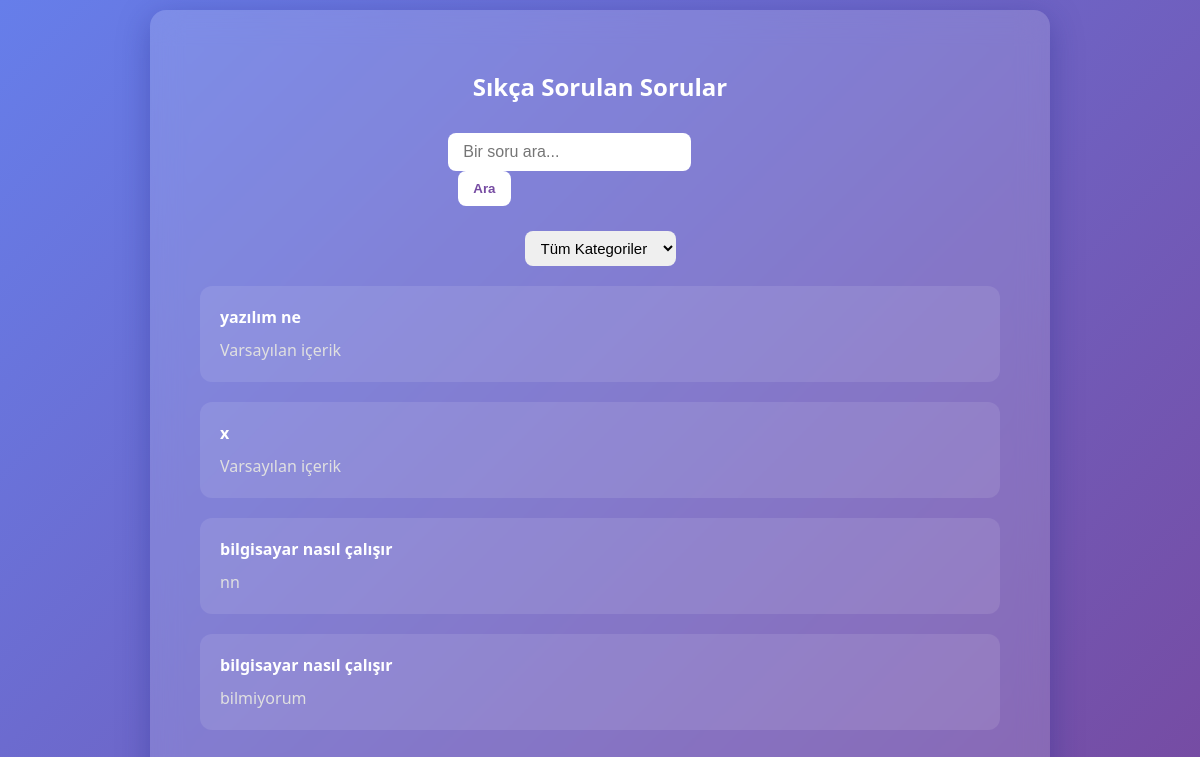
Screenshot of /sss/ with the database file from the repository.
### web/models.py (models this page shows, shortened)
class Question(models.Model):
    title = models.CharField(max_length=200)
    category = models.ForeignKey(Category, on_delete=models.CASCADE, null=True, blank=True)
    content = models.TextField()  # Cevap metni
    created_at = models.DateTimeField(auto_now_add=True)

### web/views.py (the view)
# urls.py: path('sss/', views.sss_view, name='sss'),
def sss_view(request):
    category_id = request.GET.get('category')
    query = request.GET.get('q')
    questions = Question.objects.all()
    if category_id:
        questions = questions.filter(category_id=category_id)
    if query:
        questions = questions.filter(title__icontains=query)  # Başlıkta arama
    categories = Category.objects.all()
    return render(request, 'web/sss.html', {
        'questions': questions,
        'categories': categories,
        'request': request,
    })

### web/templates/web/sss.html (shortened to what this page needs)
<!DOCTYPE html>
<html lang="tr">
<head>
</head>
<body>
    <div class="faq-container">
        <h2>Sıkça Sorulan Sorular</h2>
        <div class="search-bar">
            <form method="GET">
                <input type="text" name="q" placeholder="Bir soru ara..." value="{{ request.GET.q|default_if_none:'' }}">
                <button type="submit">Ara</button>
            </form>
        </div>
        {% if categories %}
        <div class="category-filter">
            <form method="GET">
                <select name="category" onchange="this.form.submit()">
                    <option value="">Tüm Kategoriler</option>
                </select>
            </form>
        </div>
        {% endif %}
        {% if questions %}
            {% for question in questions %}
            <div class="faq-item">
                <h4>{{ question.title }}
                </h4>
                <p>{{ question.content }}</p>
            </div>
            {% endfor %}
        {% else %}
            <p style="text-align:center;">Hiç cevaplanmış soru bulunamadı.</p>
        {% endif %}
    </div>
</body>
</html>

### web/templates/web/sss.html (style rules this page uses)
body { margin: 0; padding: 0; min-height: 100vh; background: linear-gradient(135deg, #667eea, #764ba2); font-family: 'Segoe UI', Tahoma, Geneva, Verdana, sans-serif; display: flex; justify-content: center; align-items: center; }
.faq-container { background: rgba(255, 255, 255, 0.15); backdrop-filter: blur(15px); width: 90%; max-width: 800px; padding: 40px 50px; border-radius: 16px; color: white; box-shadow: 0 8px 32px rgba(31, 38, 135, 0.37); animation: slideIn 0.6s ease-in-out; }
h2 { text-align: center; margin-bottom: 30px; }
.search-bar { margin-bottom: 25px; display: flex; justify-content: center; }
.search-bar input { width: 70%; max-width: 400px; padding: 10px 15px; border-radius: 8px; border: none; font-size: 16px; outline: none; }
.search-bar button { margin-left: 10px; padding: 10px 15px; border: none; background-color: #ffffff; color: #764ba2; border-radius: 8px; font-weight: bold; cursor: pointer; }
.category-filter { margin-bottom: 20px; text-align: center; }
.category-filter select { padding: 8px 12px; border-radius: 8px; border: none; font-size: 15px; outline: none; }
.faq-item { margin-bottom: 20px; background: rgba(255, 255, 255, 0.1); border-radius: 12px; padding: 20px; }
.faq-item h4 { margin: 0 0 10px; color: #ffffff; }
.faq-item p { margin: 0; color: #e0e0e0; line-height: 1.5; white-space: pre-wrap; }

### rows the page displays
Question: title "yazılım ne", content "Varsayılan içerik"
Question: title "x", content "Varsayılan içerik"
Question: title "bilgisayar nasıl çalışır", content "nn"
Question: title "bilgisayar nasıl çalışır", content "bilmiyorum"
